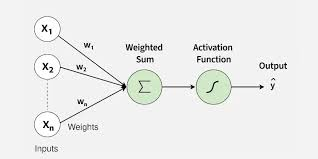
#> input picture 6periodo/PAI/image.png, 318 x 159 px
$ python -i main.py   (imports and definitions only)   (older library calls are emulated)
#> lines starting #> are read from the running program, lines starting #| are printed output that depends on the picture
"""
Image Processing Script with GUI
Provides various image processing operations using OpenCV and Pillow
"""

import cv2
import numpy as np
from PIL import Image, ImageEnhance, ImageFilter, ImageTk
import os
import tkinter as tk
from tkinter import ttk, filedialog, messagebox


class ImageProcessor:
    def __init__(self, image_path):
        """Initialize with image path"""
#> called with image_path = 'image.png'
        self.image_path = image_path
        self.image_cv = cv2.imread(image_path)
#> self.image_cv is the input picture: shape (159, 318, 3); mean B, G, R 236, 237.2, 236.3
        self.image_pil = Image.open(image_path)

        if self.image_cv is None:
            raise ValueError(f"Unable to load image: {image_path}")

    # [13 lines left out: functions show_image, save_image, not called in this run]

    # Filtering Operations
    def apply_blur(self, kernel_size=5):
        """Apply Gaussian blur"""
        return cv2.GaussianBlur(self.image_cv, (kernel_size, kernel_size), 0)

    def apply_median_blur(self, kernel_size=5):
        """Apply median blur (good for salt-and-pepper noise)"""
        return cv2.medianBlur(self.image_cv, kernel_size)

    def apply_bilateral_filter(self, d=9, sigma_color=75, sigma_space=75):
        """Apply bilateral filter (preserves edges while smoothing)"""
        return cv2.bilateralFilter(self.image_cv, d, sigma_color, sigma_space)

    # [12 lines left out: functions sharpen, detect_edges_canny, not called in this run]

    def detect_edges_sobel(self):
        """Detect edges using Sobel operator"""
        gray = cv2.cvtColor(self.image_cv, cv2.COLOR_BGR2GRAY)
        sobelx = cv2.Sobel(gray, cv2.CV_64F, 1, 0, ksize=5)
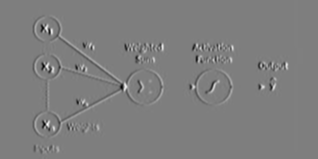
#> sobelx: shape (159, 318) float64; min -10118, max 10229, mean 0; drawn with min black and max white
        sobely = cv2.Sobel(gray, cv2.CV_64F, 0, 1, ksize=5)
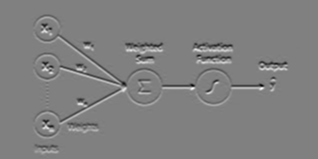
#> sobely: shape (159, 318) float64; min -9835, max 9702, mean 0.6; drawn with min black and max white
        sobel = np.sqrt(sobelx**2 + sobely**2)
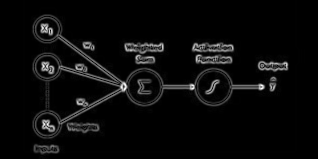
#> sobel: shape (159, 318) float64; min 0, max 10342.2, mean 427.7; drawn with min black and max white
        return np.uint8(sobel)
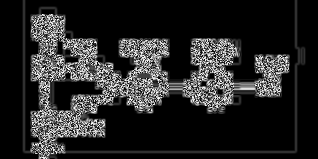
#> returned value: shape (159, 318); min 0, max 255, mean 38.4

    # [4 lines left out: function detect_edges_laplacian, not called in this run]

    # Color Operations
    def convert_to_grayscale(self):
        """Convert image to grayscale"""
        return cv2.cvtColor(self.image_cv, cv2.COLOR_BGR2GRAY)

    def convert_to_hsv(self):
        """Convert image to HSV color space"""
        return cv2.cvtColor(self.image_cv, cv2.COLOR_BGR2HSV)

    # [83 lines left out: functions adjust_brightness, adjust_contrast, adjust_saturation, apply_threshold, apply_adaptive_threshold, apply_otsu_threshold and 7 more, not called in this run]

    def crop(self, x, y, width, height):
        """Crop image"""
        return self.image_cv[y:y+height, x:x+width]

    # Histogram Operations
    # [30 lines left out: functions equalize_histogram, show_histogram, get_info, main, not called in this run]


class ImageProcessingGUI(tk.Tk):
    """GUI Application for Image Processing"""

    # [436 lines left out: functions __init__, setup_ui, setup_filters_tab, setup_color_tab, setup_effects_tab, setup_transform_tab and 19 more, not called in this run]


# [2 lines not run here, left out]

>>> result = ImageProcessor('image.png').detect_edges_sobel()
